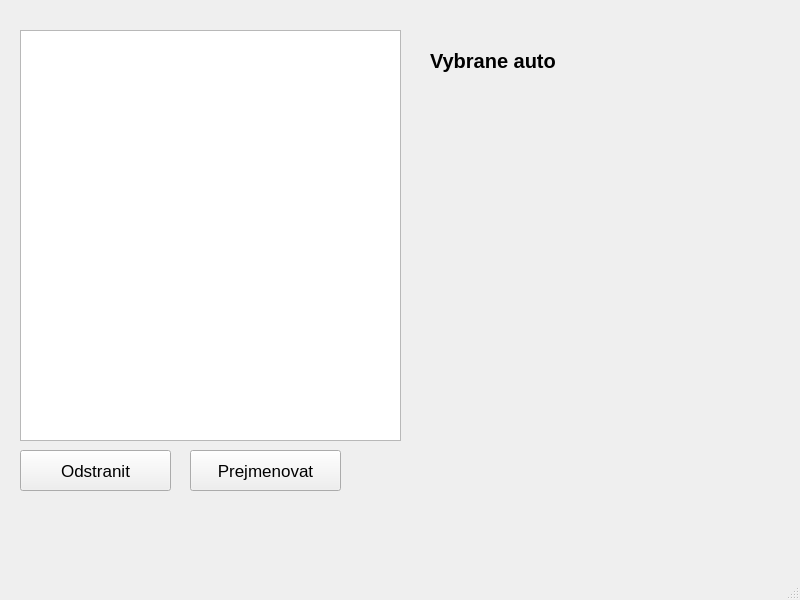
<?xml version="1.0" encoding="UTF-8"?>
<ui version="4.0">
 <class>MainWindow</class>
 <widget class="QMainWindow" name="MainWindow">
  <property name="geometry">
   <rect>
    <x>0</x>
    <y>0</y>
    <width>800</width>
    <height>600</height>
   </rect>
  </property>
  <property name="windowTitle">
   <string>MainWindow</string>
  </property>
  <widget class="QWidget" name="centralwidget">
   <widget class="QListWidget" name="registr">
    <property name="geometry">
     <rect>
      <x>20</x>
      <y>30</y>
      <width>381</width>
      <height>411</height>
     </rect>
    </property>
   </widget>
   <widget class="QLabel" name="label">
    <property name="geometry">
     <rect>
      <x>430</x>
      <y>30</y>
      <width>171</width>
      <height>61</height>
     </rect>
    </property>
    <property name="font">
     <font>
      <pointsize>15</pointsize>
      <weight>75</weight>
      <bold>true</bold>
     </font>
    </property>
    <property name="text">
     <string>Vybrane auto</string>
    </property>
   </widget>
   <widget class="QLabel" name="label_vyber">
    <property name="geometry">
     <rect>
      <x>430</x>
      <y>90</y>
      <width>351</width>
      <height>41</height>
     </rect>
    </property>
    <property name="font">
     <font>
      <pointsize>12</pointsize>
     </font>
    </property>
    <property name="text">
     <string/>
    </property>
   </widget>
   <widget class="QPushButton" name="btn_odstranit">
    <property name="geometry">
     <rect>
      <x>20</x>
      <y>450</y>
      <width>151</width>
      <height>41</height>
     </rect>
    </property>
    <property name="font">
     <font>
      <pointsize>13</pointsize>
     </font>
    </property>
    <property name="text">
     <string>Odstranit</string>
    </property>
   </widget>
   <widget class="QPushButton" name="btn_prejmenovat">
    <property name="geometry">
     <rect>
      <x>190</x>
      <y>450</y>
      <width>151</width>
      <height>41</height>
     </rect>
    </property>
    <property name="font">
     <font>
      <pointsize>13</pointsize>
     </font>
    </property>
    <property name="text">
     <string>Prejmenovat</string>
    </property>
   </widget>
  </widget>
  <widget class="QMenuBar" name="menubar">
   <property name="geometry">
    <rect>
     <x>0</x>
     <y>0</y>
     <width>800</width>
     <height>26</height>
    </rect>
   </property>
  </widget>
  <widget class="QStatusBar" name="statusbar"/>
 </widget>
 <resources/>
 <connections/>
</ui>
